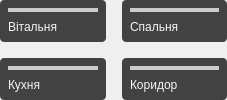
     <widget class="QWidget" name="page_6">
      <layout class="QVBoxLayout" name="verticalLayout_21">
       <property name="spacing">
        <number>0</number>
       </property>
       <property name="leftMargin">
        <number>0</number>
       </property>
       <property name="topMargin">
        <number>0</number>
       </property>
       <property name="rightMargin">
        <number>0</number>
       </property>
       <property name="bottomMargin">
        <number>0</number>
       </property>
       <item>
        <widget class="QWidget" name="widget_6" native="true">
         <layout class="QGridLayout" name="gridLayout_2" rowstretch="1,1" columnstretch="1,1">
          <property name="leftMargin">
           <number>0</number>
          </property>
          <property name="topMargin">
           <number>0</number>
          </property>
          <property name="rightMargin">
           <number>0</number>
          </property>
          <property name="bottomMargin">
           <number>0</number>
          </property>
          <property name="spacing">
           <number>16</number>
          </property>
          <item row="0" column="0">
           <widget class="QWidget" name="widget_31" native="true">
            <property name="styleSheet">
             <string notr="true">background: #424242;
border-radius: 4px;
color: #f5f5f5;</string>
            </property>
            <layout class="QVBoxLayout" name="verticalLayout_12" stretch="1,0">
             <property name="spacing">
              <number>8</number>
             </property>
             <property name="leftMargin">
              <number>8</number>
             </property>
             <property name="topMargin">
              <number>8</number>
             </property>
             <property name="rightMargin">
              <number>8</number>
             </property>
             <property name="bottomMargin">
              <number>8</number>
             </property>
             <item>
              <widget class="QWidget" name="widget_32" native="true">
               <property name="cursor">
                <cursorShape>PointingHandCursor</cursorShape>
               </property>
               <property name="styleSheet">
                <string notr="true">background: #ccc;</string>
               </property>
              </widget>
             </item>
             <item>
              <widget class="QWidget" name="widget_33" native="true">
               <property name="styleSheet">
                <string notr="true">padding: 0;</string>
               </property>
               <layout class="QHBoxLayout" name="horizontalLayout_11" stretch="1,0">
                <property name="spacing">
                 <number>8</number>
                </property>
                <property name="leftMargin">
                 <number>0</number>
                </property>
                <property name="topMargin">
                 <number>0</number>
                </property>
                <property name="rightMargin">
                 <number>0</number>
                </property>
                <property name="bottomMargin">
                 <number>0</number>
                </property>
                <item>
                 <widget class="QLabel" name="label_10">
                  <property name="text">
                   <string>Вітальня</string>
                  </property>
                 </widget>
                </item>
                <item>
                 <widget class="QPushButton" name="pushButton_12">
                  <property name="cursor">
                   <cursorShape>PointingHandCursor</cursorShape>
                  </property>
                  <property name="text">
                   <string/>
                  </property>
                  <property name="icon">
                   <iconset resource="images.qrc">
                    <normaloff>:/img/on.png</normaloff>:/img/on.png</iconset>
                  </property>
                 </widget>
                </item>
               </layout>
              </widget>
             </item>
            </layout>
           </widget>
          </item>
          <item row="0" column="1">
           <widget class="QWidget" name="widget_34" native="true">
            <property name="styleSheet">
             <string notr="true">background: #424242;
border-radius: 4px;
color: #f5f5f5;</string>
            </property>
            <layout class="QVBoxLayout" name="verticalLayout_13" stretch="1,0">
             <property name="spacing">
              <number>8</number>
             </property>
             <property name="leftMargin">
              <number>8</number>
             </property>
             <property name="topMargin">
              <number>8</number>
             </property>
             <property name="rightMargin">
              <number>8</number>
             </property>
             <property name="bottomMargin">
              <number>8</number>
             </property>
             <item>
              <widget class="QWidget" name="widget_35" native="true">
               <property name="cursor">
                <cursorShape>PointingHandCursor</cursorShape>
               </property>
               <property name="styleSheet">
                <string notr="true">background: #ccc;</string>
               </property>
              </widget>
             </item>
             <item>
              <widget class="QWidget" name="widget_36" native="true">
               <property name="styleSheet">
                <string notr="true">padding: 0;</string>
               </property>
               <layout class="QHBoxLayout" name="horizontalLayout_12" stretch="1,0">
                <property name="spacing">
                 <number>8</number>
                </property>
                <property name="leftMargin">
                 <number>0</number>
                </property>
                <property name="topMargin">
                 <number>0</number>
                </property>
                <property name="rightMargin">
                 <number>0</number>
                </property>
                <property name="bottomMargin">
                 <number>0</number>
                </property>
                <item>
                 <widget class="QLabel" name="label_11">
                  <property name="text">
                   <string>Спальня</string>
                  </property>
                 </widget>
                </item>
                <item>
                 <widget class="QPushButton" name="pushButton_13">
                  <property name="cursor">
                   <cursorShape>PointingHandCursor</cursorShape>
                  </property>
                  <property name="text">
                   <string/>
                  </property>
                  <property name="icon">
                   <iconset resource="images.qrc">
                    <normaloff>:/img/on.png</normaloff>:/img/on.png</iconset>
                  </property>
                 </widget>
                </item>
               </layout>
              </widget>
             </item>
            </layout>
           </widget>
          </item>
          <item row="1" column="1">
           <widget class="QWidget" name="widget_43" native="true">
            <property name="styleSheet">
             <string notr="true">background: #424242;
border-radius: 4px;
color: #f5f5f5;</string>
            </property>
            <layout class="QVBoxLayout" name="verticalLayout_16" stretch="1,0">
             <property name="spacing">
              <number>8</number>
             </property>
             <property name="leftMargin">
              <number>8</number>
             </property>
             <property name="topMargin">
              <number>8</number>
             </property>
             <property name="rightMargin">
              <number>8</number>
             </property>
             <property name="bottomMargin">
              <number>8</number>
             </property>
             <item>
              <widget class="QWidget" name="widget_44" native="true">
               <property name="cursor">
                <cursorShape>PointingHandCursor</cursorShape>
               </property>
               <property name="styleSheet">
                <string notr="true">background: #ccc;</string>
               </property>
              </widget>
             </item>
             <item>
              <widget class="QWidget" name="widget_45" native="true">
               <property name="styleSheet">
                <string notr="true">padding: 0;</string>
               </property>
               <layout class="QHBoxLayout" name="horizontalLayout_15" stretch="1,0">
                <property name="spacing">
                 <number>8</number>
                </property>
                <property name="leftMargin">
                 <number>0</number>
                </property>
                <property name="topMargin">
                 <number>0</number>
                </property>
                <property name="rightMargin">
                 <number>0</number>
                </property>
                <property name="bottomMargin">
                 <number>0</number>
                </property>
                <item>
                 <widget class="QLabel" name="label_14">
                  <property name="text">
                   <string>Коридор</string>
                  </property>
                 </widget>
                </item>
                <item>
                 <widget class="QPushButton" name="pushButton_16">
                  <property name="cursor">
                   <cursorShape>PointingHandCursor</cursorShape>
                  </property>
                  <property name="text">
                   <string/>
                  </property>
                  <property name="icon">
                   <iconset resource="images.qrc">
                    <normaloff>:/img/on.png</normaloff>:/img/on.png</iconset>
                  </property>
                 </widget>
                </item>
               </layout>
              </widget>
             </item>
            </layout>
           </widget>
          </item>
          <item row="1" column="0">
           <widget class="QWidget" name="widget_46" native="true">
            <property name="styleSheet">
             <string notr="true">background: #424242;
border-radius: 4px;
color: #f5f5f5;</string>
            </property>
            <layout class="QVBoxLayout" name="verticalLayout_17" stretch="1,0">
             <property name="spacing">
              <number>8</number>
             </property>
             <property name="leftMargin">
              <number>8</number>
             </property>
             <property name="topMargin">
              <number>8</number>
             </property>
             <property name="rightMargin">
              <number>8</number>
             </property>
             <property name="bottomMargin">
              <number>8</number>
             </property>
             <item>
              <widget class="QWidget" name="widget_47" native="true">
               <property name="cursor">
                <cursorShape>PointingHandCursor</cursorShape>
               </property>
               <property name="styleSheet">
                <string notr="true">background: #ccc;</string>
               </property>
              </widget>
             </item>
             <item>
              <widget class="QWidget" name="widget_48" native="true">
               <property name="styleSheet">
                <string notr="true">padding: 0;</string>
               </property>
               <layout class="QHBoxLayout" name="horizontalLayout_16" stretch="1,0">
                <property name="spacing">
                 <number>8</number>
                </property>
                <property name="leftMargin">
                 <number>0</number>
                </property>
                <property name="topMargin">
                 <number>0</number>
                </property>
                <property name="rightMargin">
                 <number>0</number>
                </property>
                <property name="bottomMargin">
                 <number>0</number>
                </property>
                <item>
                 <widget class="QLabel" name="label_15">
                  <property name="text">
                   <string>Кухня</string>
                  </property>
                 </widget>
                </item>
                <item>
                 <widget class="QPushButton" name="pushButton_17">
                  <property name="cursor">
                   <cursorShape>PointingHandCursor</cursorShape>
                  </property>
                  <property name="text">
                   <string/>
                  </property>
                  <property name="icon">
                   <iconset resource="images.qrc">
                    <normaloff>:/img/videocam.png</normaloff>:/img/videocam.png</iconset>
                  </property>
                 </widget>
                </item>
               </layout>
              </widget>
             </item>
            </layout>
           </widget>
          </item>
         </layout>
        </widget>
       </item>
      </layout>
     </widget>
